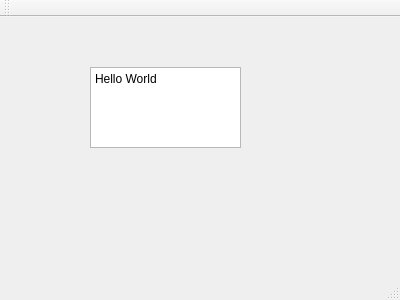
<?xml version="1.0" encoding="UTF-8"?>
<ui version="4.0">
 <class>MainWindow</class>
 <widget class="QMainWindow" name="MainWindow">
  <property name="geometry">
   <rect>
    <x>0</x>
    <y>0</y>
    <width>400</width>
    <height>300</height>
   </rect>
  </property>
  <property name="windowTitle">
   <string>MainWindow</string>
  </property>
  <widget class="QWidget" name="centralWidget">
   <widget class="QTextBrowser" name="textBrowser">
    <property name="geometry">
     <rect>
      <x>90</x>
      <y>50</y>
      <width>151</width>
      <height>81</height>
     </rect>
    </property>
    <property name="html">
     <string>&lt;!DOCTYPE HTML PUBLIC &quot;-//W3C//DTD HTML 4.0//EN&quot; &quot;http://www.w3.org/TR/REC-html40/strict.dtd&quot;&gt;
&lt;html&gt;&lt;head&gt;&lt;meta name=&quot;qrichtext&quot; content=&quot;1&quot; /&gt;&lt;style type=&quot;text/css&quot;&gt;
p, li { white-space: pre-wrap; }
&lt;/style&gt;&lt;/head&gt;&lt;body style=&quot; font-family:'Monospace'; font-size:9pt; font-weight:400; font-style:normal;&quot;&gt;
&lt;p style=&quot; margin-top:0px; margin-bottom:0px; margin-left:0px; margin-right:0px; -qt-block-indent:0; text-indent:0px;&quot;&gt;Hello World&lt;/p&gt;&lt;/body&gt;&lt;/html&gt;</string>
    </property>
   </widget>
  </widget>
  <widget class="QMenuBar" name="menuBar">
   <property name="geometry">
    <rect>
     <x>0</x>
     <y>0</y>
     <width>400</width>
     <height>21</height>
    </rect>
   </property>
  </widget>
  <widget class="QToolBar" name="mainToolBar">
   <attribute name="toolBarArea">
    <enum>TopToolBarArea</enum>
   </attribute>
   <attribute name="toolBarBreak">
    <bool>false</bool>
   </attribute>
  </widget>
  <widget class="QStatusBar" name="statusBar"/>
 </widget>
 <layoutdefault spacing="6" margin="11"/>
 <resources/>
 <connections/>
</ui>
